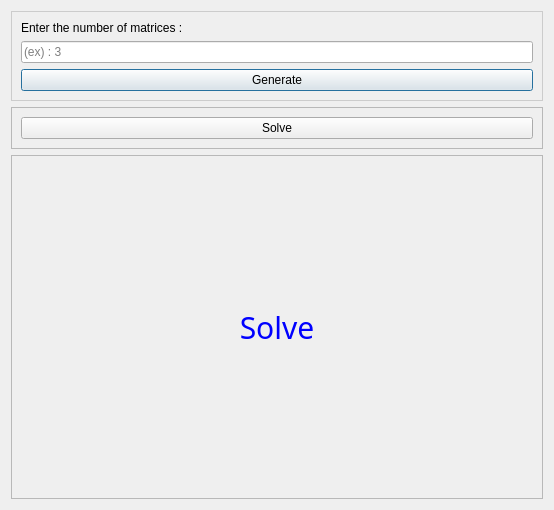
<?xml version="1.0" encoding="UTF-8"?>
<ui version="4.0">
 <class>opdialog</class>
 <widget class="QDialog" name="opdialog">
  <property name="geometry">
   <rect>
    <x>0</x>
    <y>0</y>
    <width>554</width>
    <height>510</height>
   </rect>
  </property>
  <property name="windowTitle">
   <string>Operation</string>
  </property>
  <layout class="QVBoxLayout" name="verticalLayout_2">
   <item>
    <widget class="QFrame" name="frame">
     <property name="sizePolicy">
      <sizepolicy hsizetype="Preferred" vsizetype="Fixed">
       <horstretch>0</horstretch>
       <verstretch>0</verstretch>
      </sizepolicy>
     </property>
     <property name="styleSheet">
      <string notr="true">*{border:;} QFrame{border:1px solid #ccc;}QLabel{border:none;}</string>
     </property>
     <property name="frameShape">
      <enum>QFrame::StyledPanel</enum>
     </property>
     <property name="frameShadow">
      <enum>QFrame::Raised</enum>
     </property>
     <layout class="QVBoxLayout" name="verticalLayout_3">
      <item>
       <layout class="QVBoxLayout" name="verticalLayout">
        <item>
         <widget class="QLabel" name="label">
          <property name="text">
           <string>Enter the number of matrices :</string>
          </property>
         </widget>
        </item>
        <item>
         <widget class="QLineEdit" name="mat_number">
          <property name="placeholderText">
           <string>(ex) : 3</string>
          </property>
         </widget>
        </item>
        <item>
         <widget class="QPushButton" name="generate_btn">
          <property name="text">
           <string>Generate</string>
          </property>
         </widget>
        </item>
       </layout>
      </item>
     </layout>
    </widget>
   </item>
   <item>
    <widget class="QFrame" name="frame_2">
     <property name="sizePolicy">
      <sizepolicy hsizetype="Preferred" vsizetype="Fixed">
       <horstretch>0</horstretch>
       <verstretch>0</verstretch>
      </sizepolicy>
     </property>
     <property name="frameShape">
      <enum>QFrame::StyledPanel</enum>
     </property>
     <property name="frameShadow">
      <enum>QFrame::Raised</enum>
     </property>
     <layout class="QVBoxLayout" name="verticalLayout_5">
      <item>
       <layout class="QVBoxLayout" name="matrix_inputs"/>
      </item>
      <item>
       <widget class="QPushButton" name="Solve">
        <property name="cursor">
         <cursorShape>PointingHandCursor</cursorShape>
        </property>
        <property name="text">
         <string>Solve</string>
        </property>
       </widget>
      </item>
     </layout>
    </widget>
   </item>
   <item>
    <widget class="QFrame" name="frame_3">
     <property name="styleSheet">
      <string notr="true">QLabel{border:1px solid #000;font-size:30px;}</string>
     </property>
     <property name="frameShape">
      <enum>QFrame::StyledPanel</enum>
     </property>
     <property name="frameShadow">
      <enum>QFrame::Raised</enum>
     </property>
     <layout class="QGridLayout" name="gridLayout_2">
      <item row="1" column="0">
       <layout class="QGridLayout" name="solve_grid"/>
      </item>
      <item row="0" column="0">
       <widget class="QLabel" name="label_11">
        <property name="sizePolicy">
         <sizepolicy hsizetype="Preferred" vsizetype="Fixed">
          <horstretch>0</horstretch>
          <verstretch>0</verstretch>
         </sizepolicy>
        </property>
        <property name="font">
         <font>
          <family>Ubuntu Condensed</family>
          <pointsize>-1</pointsize>
          <weight>50</weight>
          <bold>false</bold>
         </font>
        </property>
        <property name="styleSheet">
         <string notr="true">border:none;color:blue;</string>
        </property>
        <property name="text">
         <string>Solve</string>
        </property>
        <property name="alignment">
         <set>Qt::AlignCenter</set>
        </property>
       </widget>
      </item>
     </layout>
    </widget>
   </item>
  </layout>
 </widget>
 <resources/>
 <connections/>
</ui>
